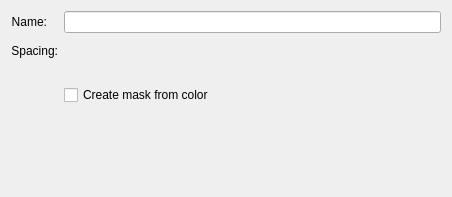
<?xml version="1.0" encoding="UTF-8"?>
<ui version="4.0">
 <class>WdgExportGbr</class>
 <widget class="QWidget" name="WdgExportGbr">
  <property name="geometry">
   <rect>
    <x>0</x>
    <y>0</y>
    <width>452</width>
    <height>197</height>
   </rect>
  </property>
  <property name="windowTitle">
   <string>Form</string>
  </property>
  <layout class="QFormLayout" name="formLayout">
   <item row="0" column="0">
    <widget class="QLabel" name="brushNameLbl">
     <property name="text">
      <string>Name:</string>
     </property>
     <property name="alignment">
      <set>Qt::AlignRight|Qt::AlignTrailing|Qt::AlignVCenter</set>
     </property>
    </widget>
   </item>
   <item row="0" column="1">
    <widget class="QLineEdit" name="nameLineEdit">
     <property name="minimumSize">
      <size>
       <width>250</width>
       <height>0</height>
      </size>
     </property>
    </widget>
   </item>
   <item row="2" column="0">
    <widget class="QLabel" name="spacingLbl">
     <property name="text">
      <string>Spacing:</string>
     </property>
     <property name="alignment">
      <set>Qt::AlignRight|Qt::AlignTrailing|Qt::AlignVCenter</set>
     </property>
    </widget>
   </item>
   <item row="2" column="1">
    <widget class="KisSpacingSelectionWidget" name="spacingWidget" native="true">
     <property name="minimumSize">
      <size>
       <width>0</width>
       <height>40</height>
      </size>
     </property>
    </widget>
   </item>
   <item row="3" column="1">
    <widget class="QCheckBox" name="colorAsMask">
     <property name="sizePolicy">
      <sizepolicy hsizetype="MinimumExpanding" vsizetype="Fixed">
       <horstretch>0</horstretch>
       <verstretch>0</verstretch>
      </sizepolicy>
     </property>
     <property name="text">
      <string>Create mask from color</string>
     </property>
    </widget>
   </item>
   <item row="5" column="1">
    <spacer name="verticalSpacer">
     <property name="orientation">
      <enum>Qt::Vertical</enum>
     </property>
     <property name="sizeHint" stdset="0">
      <size>
       <width>20</width>
       <height>40</height>
      </size>
     </property>
    </spacer>
   </item>
  </layout>
 </widget>
 <customwidgets>
  <customwidget>
   <class>KisSpacingSelectionWidget</class>
   <extends>QWidget</extends>
   <header>kis_spacing_selection_widget.h</header>
   <container>1</container>
  </customwidget>
 </customwidgets>
 <resources/>
 <connections/>
</ui>
